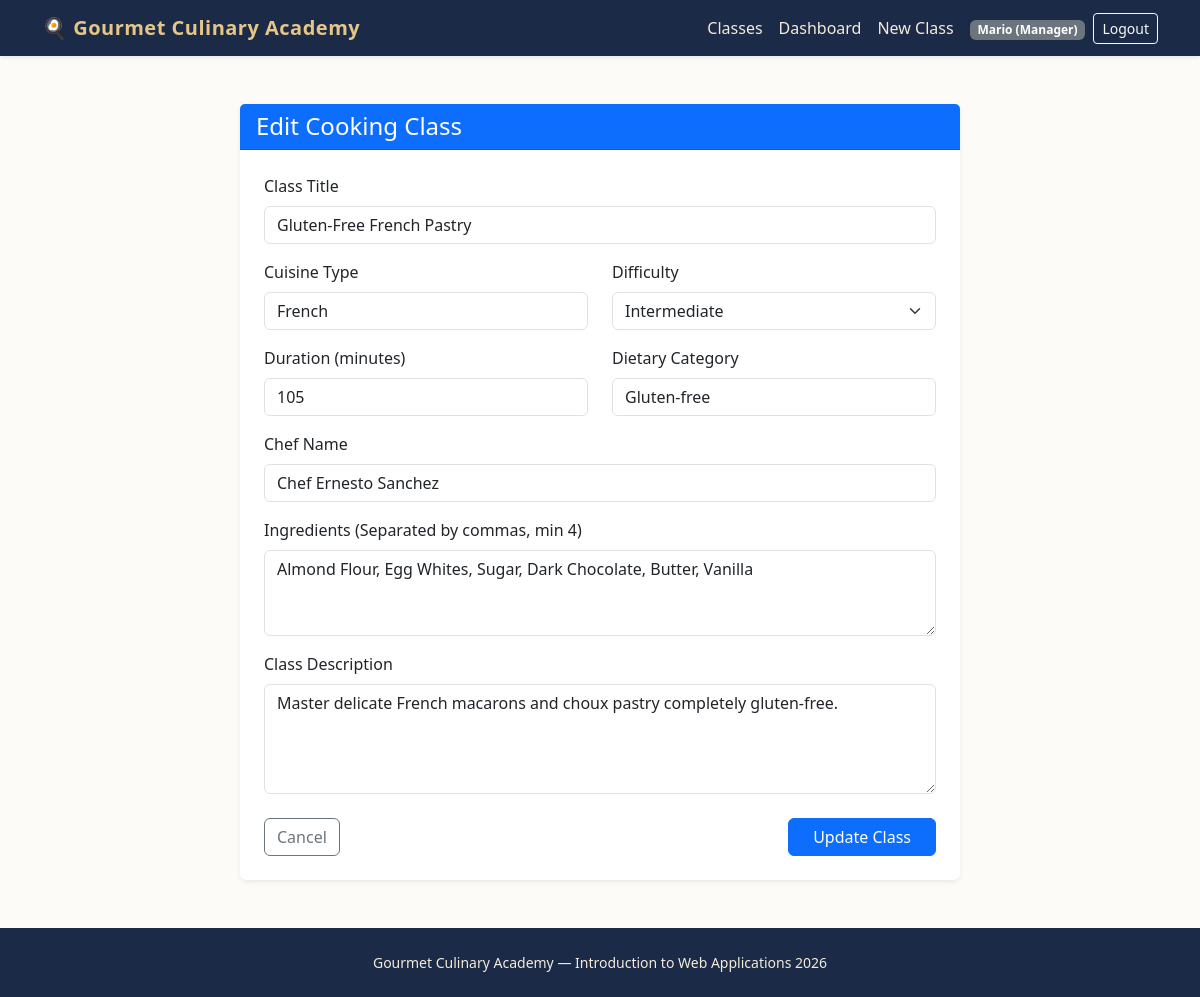
/manager/class/edit/4 (signed in), run on the app's committed database.
### tables this page shows
CREATE TABLE users (
    id INTEGER PRIMARY KEY AUTOINCREMENT,
    email TEXT UNIQUE NOT NULL,
    first_name TEXT NOT NULL,
    last_name TEXT NOT NULL,
    password TEXT NOT NULL,
    role TEXT NOT NULL CHECK(role IN ('Manager', 'Student'))
);

CREATE TABLE cooking_classes (
    id INTEGER PRIMARY KEY AUTOINCREMENT,
    manager_id INTEGER NOT NULL,
    title TEXT NOT NULL UNIQUE,
    cuisine TEXT NOT NULL,
    difficulty TEXT NOT NULL CHECK(difficulty IN ('Beginner', 'Intermediate', 'Advanced')),
    duration INTEGER NOT NULL,
    dietary_category TEXT NOT NULL CHECK(dietary_category IN ('Standard', 'Vegetarian', 'Vegan', 'Gluten-free')),
    chef_name TEXT NOT NULL,
    ingredients TEXT NOT NULL, -- Comma-separated list (at least 4 items)
    description TEXT NOT NULL,
    photo_1 TEXT NOT NULL,
    photo_2 TEXT NOT NULL,
    photo_3 TEXT NOT NULL,
    FOREIGN KEY (manager_id) REFERENCES users(id) ON DELETE CASCADE
);

### routes/manager_routes.py (the view, shortened to what this page needs)
@manager_bp.route("/class/edit/<int:class_id>", methods=["GET", "POST"])
def edit_class(class_id):
    if not can_edit_class(class_id):
        flash("You cannot edit this class because class sessions have already been scheduled for it.", "warning")
        return redirect(url_for("manager.dashboard"))
    class_data, _ = get_class_by_id(class_id)
    if not class_data:
        flash("Class not found.", "danger")
        return redirect(url_for("manager.dashboard"))
    return render_template("manager/edit_class.html", class_data=class_data)

### app.py (called while the page is built)
@app.after_request
def add_header(response):
    response.headers["Cache-Control"] = (
        "no-store, no-cache, must-revalidate, post-check=0, pre-check=0, max-age=0"
    )
    response.headers["Pragma"] = "no-cache"
    response.headers["Expires"] = "-1"
    return response

@login_manager.user_loader
def load_user(user_id):
    row = get_user_by_id(user_id)
    if row:
        return User(
            user_id=row["id"],
            email=row["email"],
            first_name=row["first_name"],
            last_name=row["last_name"],
            role=row["role"]
        )
    return None

### dao/class_dao.py (called while the page is built)
def can_edit_class(class_id):
    conn = get_db()
    cursor = conn.cursor()
    cursor.execute(
        "SELECT COUNT(*) as count FROM class_sessions WHERE class_id = ?",
        (class_id,),
    )
    count = cursor.fetchone()["count"]
    close_db(conn)
    return count == 0

### dao/user_dao.py (called while the page is built)
def get_user_by_id(user_id):
    conn = get_db()
    cursor = conn.cursor()
    cursor.execute("SELECT * FROM users WHERE id = ?", (user_id,))
    user = cursor.fetchone()
    close_db(conn)
    return user

### database/database.py (called while the page is built)
def get_db():
    conn = sqlite3.connect(DATABASE, timeout=10.0)
    conn.row_factory = sqlite3.Row
    conn.execute("PRAGMA foreign_keys = ON")
    return conn

### routes/manager_routes.py (called while the page is built)
@manager_bp.before_request
@login_required
def check_manager_role():
    if current_user.role != "Manager":
        flash("Access denied. Manager privileges required.", "danger")
        return redirect(url_for("home.index"))

### templates/manager/edit_class.html (shortened to what this page needs)
{% extends "base.html" %}
{% block content %}
<div class="container py-4">
    <div class="row justify-content-center">
        <div class="col-lg-8">
            <div class="card shadow-sm border-0">
                <div class="card-header bg-primary text-white">
                    <h4 class="mb-0">Edit Cooking Class</h4>
                </div>
                <div class="card-body p-4">
                    <form method="POST" action="{{ url_for('manager.edit_class', class_id=class_data.id) }}">
                        <div class="mb-3">
                            <label for="title" class="form-label">Class Title</label>
                            <input type="text" class="form-control" id="title" name="title" value="{{ class_data.title }}" required>
                        </div>
                        <div class="row mb-3">
                            <div class="col-md-6">
                                <label for="cuisine" class="form-label">Cuisine Type</label>
                                <input type="text" class="form-control" id="cuisine" name="cuisine" value="{{ class_data.cuisine }}" required>
                            </div>
                            <div class="col-md-6">
                                <label for="difficulty" class="form-label">Difficulty</label>
                                <select class="form-select" id="difficulty" name="difficulty" required>
                                    <option value="Intermediate" {% if class_data.difficulty == 'Intermediate' %}selected{% endif %}>Intermediate</option>
                                </select>
                            </div>
                        </div>
                        <div class="row mb-3">
                            <div class="col-md-6">
                                <label for="duration" class="form-label">Duration (minutes)</label>
                                <input type="number" class="form-control" id="duration" name="duration" value="{{ class_data.duration }}" required>
                            </div>
                            <div class="col-md-6">
                                <label for="dietary_category" class="form-label">Dietary Category</label>
                                <input type="text" class="form-control" id="dietary_category" name="dietary_category" value="{{ class_data.dietary_category }}" required>
                            </div>
                        </div>
                        <div class="mb-3">
                            <label for="chef_name" class="form-label">Chef Name</label>
                            <input type="text" class="form-control" id="chef_name" name="chef_name" value="{{ class_data.chef_name }}" required>
                        </div>
                        <div class="mb-3">
                            <label for="ingredients" class="form-label">Ingredients (Separated by commas, min 4)</label>
                            <textarea class="form-control" id="ingredients" name="ingredients" rows="3" required>{{ class_data.ingredients }}</textarea>
                        </div>
                        <div class="mb-3">
                            <label for="description" class="form-label">Class Description</label>
                            <textarea class="form-control" id="description" name="description" rows="4" required>{{ class_data.description }}</textarea>
                        </div>
                        <div class="d-flex justify-content-between align-items-center mt-4">
                            <a href="{{ url_for('manager.dashboard') }}" class="btn btn-outline-secondary">Cancel</a>
                            <button type="submit" class="btn btn-primary px-4">Update Class</button>
                        </div>
                    </form>
                </div>
            </div>
        </div>
    </div>
</div>
{% endblock %}

### templates/base.html (shortened to what this page needs)
<!DOCTYPE html>
<html lang="en">
<head>
    <link href="https://cdn.jsdelivr.net/npm/bootstrap@5.3.3/dist/css/bootstrap.min.css" rel="stylesheet">
    <link rel="stylesheet" href="{{ url_for('static', filename='css/style.css') }}">
</head>
<body>
    <header>
        <nav class="navbar navbar-expand-lg navbar-dark bg-culinary shadow-sm">
            <div class="container">
                <a class="navbar-brand" href="{{ url_for('home.index') }}">🍳 Gourmet Culinary Academy</a>
                <section class="collapse navbar-collapse" id="mainNav">
                    <ul class="navbar-nav ms-auto align-items-center">
                        <li class="nav-item">
                            <a class="nav-link" href="{{ url_for('home.index') }}">Classes</a>
                        </li>
                        {% if current_user.is_authenticated %}
                            {% if current_user.role == 'Manager' %}
                                <li class="nav-item">
                                    <a class="nav-link" href="{{ url_for('manager.dashboard') }}">Dashboard</a>
                                </li>
                                <li class="nav-item">
                                    <a class="nav-link" href="{{ url_for('manager.create_class') }}">New Class</a>
                                </li>
                            {% else %}
                                <li class="nav-item">
                                    <a class="nav-link" href="{{ url_for('student.profile') }}">My Profile</a>
                                </li>
                            {% endif %}
                            <li class="nav-item ms-lg-2">
                                <span class="badge bg-secondary">{{ current_user.first_name }} ({{ current_user.role }})</span>
                            </li>
                            <li class="nav-item ms-lg-2">
                                <a class="btn btn-sm btn-outline-light" href="{{ url_for('auth.logout') }}">Logout</a>
                            </li>
                        {% endif %}
                    </ul>
                </section>
            </div>
        </nav>
    </header>
    <main class="container py-4">
        {% block content %}{% endblock %}
    </main>
    <footer class="site-footer text-center py-4 mt-auto">
        <div class="container">
            <p class="mb-0 small">Gourmet Culinary Academy — Introduction to Web Applications 2026</p>
        </div>
    </footer>
</body>
</html>

### static/css/style.css (style rules this page uses)
body { background-color: #fdfbf7; color: #2c3e50; font-family: "Segoe UI", Tahoma, Geneva, Verdana, sans-serif; min-height: 100vh; display: flex; flex-direction: column; }
main { flex: 1; }
.bg-culinary { background-color: #1b2a47; }
.navbar-dark .navbar-brand { color: #e6c687; font-weight: 700; letter-spacing: 0.5px; }
.navbar-dark .nav-link { color: #f4ebd9; }
.site-footer { background-color: #1b2a47; color: #f4ebd9; }

### data on the page
users: first_name "Mario", role "Manager"
cooking_classes: title "Gluten-Free French Pastry", cuisine "French", difficulty "Intermediate", duration "105", dietary_category "Gluten-free", chef_name "Chef Ernesto Sanchez", ingredients "Almond Flour, Egg Whites, Sugar, Dark Chocolate, Butter, Vanilla", description "Master delicate French macarons and choux pastry completely gluten-free."
